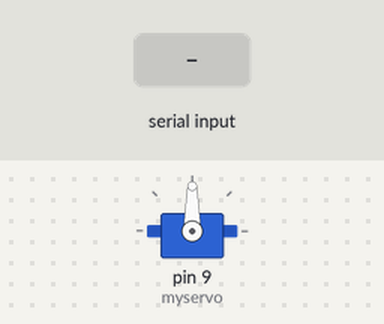
Bench run of a sketch on a simulated Arduino Uno, built with avr-gcc and run on an emulated ATmega328P. Shown: servo. The test bench sets the inputs (shaded band).

Above: at 1.2 s.
1.3 s: "L" received over Serial
At 1.45 s:
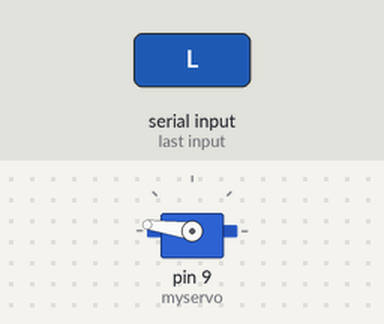
At 2.05 s:
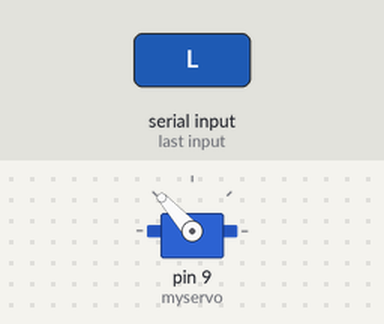
4.3 s: "H" received over Serial
Timing chart, 0 to 7.3 s (numbered marks = the images above; inputs shaded):
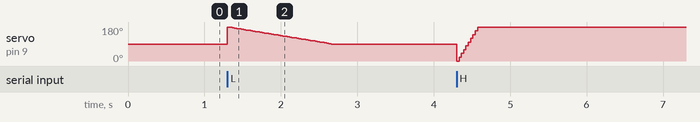

The sketch:

silentalarm_uno.ino
```cpp
/*
 * Arduino / Xbee - Silent Alarm
 *
 * Code was created using reference from the following sources
 * http://www.arduino.cc/en/Tutorial/PhysicalPixel
 * http://www.arduino.cc/en/Tutorial/Sweep
 */

#include <Servo.h>
Servo myservo; // servo object to control a servo

int incomingByte; // read incoming serial data
int pos = 0; // servo position

void setup() {
  // initializee serial communication;
  Serial.begin(9600);
  // Attach servo on pin 9
  myservo.attach(9);
}

void loop() {
  // See if there is incoing serial data
  if (Serial.available() > 0){
    // Read the oldest byte in the serial buffer
    incomingByte = Serial.read();
    // if it's a capital H - rotate servo
    if (incomingByte == 'H'){
        for (pos = 0; pos <= 180; pos+= 10){
          myservo.write(pos);
          delay(15);
        }
    }

    // if it's an L - rotate servo

    if (incomingByte == 'L'){
      for (pos = 180; pos >= 90; pos-= 1){
        myservo.write(pos);
        delay(15);
      }
    }
  }
}
```
